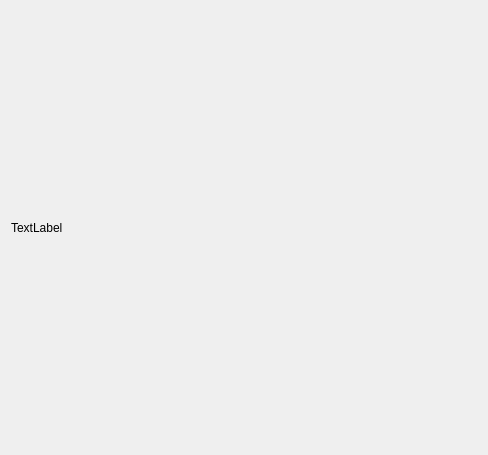
<?xml version="1.0" encoding="UTF-8"?>
<ui version="4.0">
 <class>MyWidget</class>
 <widget class="QWidget" name="MyWidget">
  <property name="geometry">
   <rect>
    <x>0</x>
    <y>0</y>
    <width>488</width>
    <height>455</height>
   </rect>
  </property>
  <property name="windowTitle">
   <string>MyWidget</string>
  </property>
  <layout class="QHBoxLayout" name="horizontalLayout">
   <item>
    <widget class="MyLabel" name="label">
     <property name="text">
      <string>TextLabel</string>
     </property>
    </widget>
   </item>
  </layout>
 </widget>
 <customwidgets>
  <customwidget>
   <class>MyLabel</class>
   <extends>QLabel</extends>
   <header location="global">mylabel.h</header>
  </customwidget>
 </customwidgets>
 <resources/>
 <connections/>
</ui>
